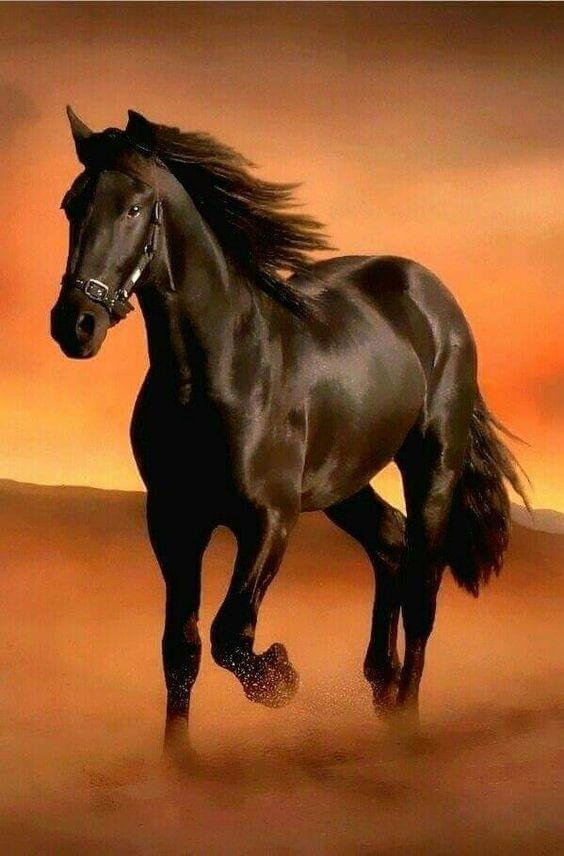
#> input picture resources/horse.jpg, 564 x 856 px
$ python gorev3.py
#> lines starting #> are read from the running program, lines starting #| are printed output that depends on the picture
import cv2

path = "resources/horse.jpg"
img = cv2.imread(path)
#> img is the input picture: shape (856, 564, 3); mean B, G, R 41.2, 82.5, 140.7
cv2.imshow("the original one", img)
print(img.shape)
#| (856, 564, 3)
img_resized = cv2.resize(img, (650,440)) #görselin boyutları(yükseklik, genişlik, kanal sayısı) gösterilir
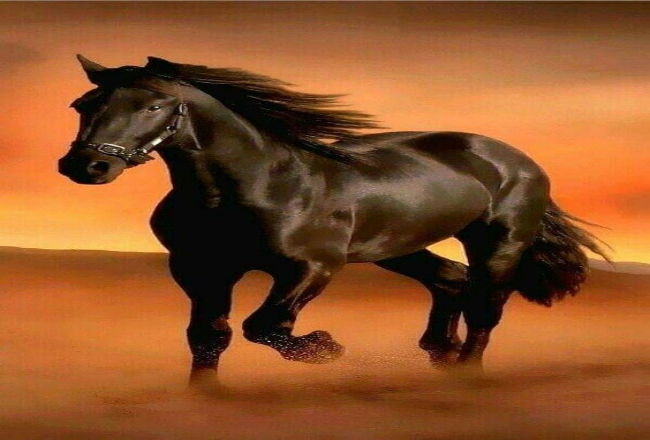
#> img_resized: shape (440, 650, 3); mean B, G, R 41.1, 82.4, 140.6
img_cropped = img_resized[0:220,0:300] #görseli yeniden boyutlandırır
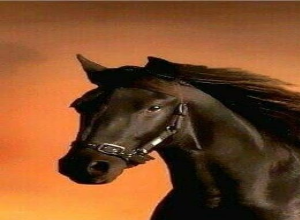
#> img_cropped: shape (220, 300, 3); mean B, G, R 41.2, 76.6, 127
cv2.imshow("the resized one", img_resized)
cv2.imshow("the horse head", img_cropped)
cv2.waitKey(0)
cv2.waitKey(0)

#######alternative

path = "resources/horse.jpg"
img = cv2.imread(path)
cv2.imshow("the original one", img)
print(img.shape)
#| (856, 564, 3)
img_resized = cv2.resize(img, (650,440))
img_cropped = img_resized[0:220,0:300] #resim kırpılır
img_cropppedone = cv2.resize(img_cropped , (img.shape[1], img.shape[0])) #kırpılan orijinal resmin boyutlarına geri döndürülür
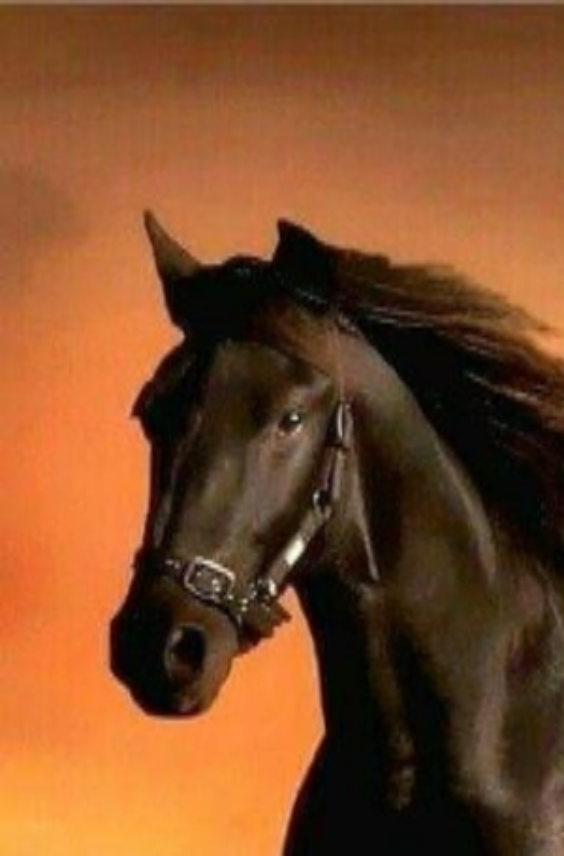
#> img_cropppedone: shape (856, 564, 3); mean B, G, R 41, 76.5, 126.9
cv2.imshow("cropped", img_cropppedone)
cv2.imshow("the resized one", img_resized)
cv2.imshow("the horse head", img_cropped)
cv2.waitKey(0)
cv2.waitKey(0)
